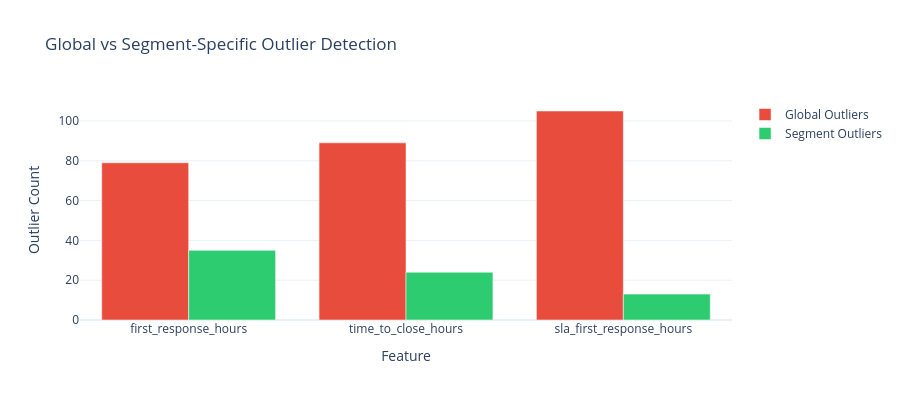

Notebook code for this chart:
### Markdown cell above
## 3.7 Segment-Aware Outlier Analysis

**📖 Why Segment Before Detecting Outliers?**

Global outlier detection can produce **false positives** when data contains natural segments:
- **Retail vs Enterprise customers**: Order values of $5K may be outliers for retail but normal for enterprise
- **New vs Established accounts**: Activity patterns differ dramatically by customer tenure
- **Geographic segments**: Regional price differences can appear as outliers globally

**⚠️ The Risk:**
If you remove "outliers" that are actually valid data from a different segment, you lose critical patterns needed for accurate modeling.

**📊 What This Analysis Does:**
1. Detects natural data segments (using clustering or explicit segment columns)
2. Compares global outliers vs segment-specific outliers
3. Identifies "false outliers" - values flagged globally but normal within their segment
4. Recommends whether segment-specific outlier treatment is beneficial

### Code cell
from customer_retention.stages.profiling import SegmentAwareOutlierAnalyzer

print("=" * 80)
print("SEGMENT-AWARE OUTLIER ANALYSIS")
print("=" * 80)

# Get numeric columns for analysis
numeric_cols = [
    name for name, col in findings.columns.items()
    if col.inferred_type in [ColumnType.NUMERIC_CONTINUOUS, ColumnType.NUMERIC_DISCRETE]
    and name not in TEMPORAL_METADATA_COLS
]

# === CONFIGURATION ===
# Option 1: Specify an explicit segment column if you have one (e.g., customer_type, region)
SEGMENT_COL = None  # e.g., "customer_segment", "account_type"

# Option 2: Load from findings metadata if saved in previous notebook
if SEGMENT_COL is None and "segment_column" in findings.metadata:
    SEGMENT_COL = findings.metadata["segment_column"]
    print(f"Using segment column from findings: {SEGMENT_COL}")

if numeric_cols:
    analyzer = SegmentAwareOutlierAnalyzer(max_segments=5)

    # Run segment-aware analysis
    segment_result = analyzer.analyze(
        df,
        feature_cols=numeric_cols,
        segment_col=SEGMENT_COL,
        target_col=findings.target_column
    )

    print("\n📊 SEGMENTATION RESULTS:")
    print(f"   Segments detected: {segment_result.n_segments}")

    if segment_result.n_segments > 1:
        print("\n📈 GLOBAL VS SEGMENT OUTLIER COMPARISON:")
        print("-" * 60)

        comparison_data = []
        for col in numeric_cols:
            global_outliers = segment_result.global_analysis[col].outliers_detected
            segment_outliers = sum(
                seg[col].outliers_detected
                for seg in segment_result.segment_analysis.values()
                if col in seg
            )
            false_outliers = segment_result.false_outliers.get(col, 0)

            if global_outliers > 0:
                reduction_pct = (global_outliers - segment_outliers) / global_outliers * 100
                false_pct = false_outliers / global_outliers * 100
            else:
                reduction_pct = 0
                false_pct = 0

            comparison_data.append({
                "Feature": col,
                "Global Outliers": global_outliers,
                "Segment Outliers": segment_outliers,
                "False Outliers": false_outliers,
                "Reduction": f"{reduction_pct:.1f}%"
            })

        comparison_df = pd.DataFrame(comparison_data)
        display(comparison_df)

        # Show false outlier analysis
        has_false_outliers = any(segment_result.false_outliers.get(col, 0) > 0 for col in numeric_cols)

        if has_false_outliers:
            print("\n⚠️ FALSE OUTLIERS DETECTED:")
            print("   (Global outliers that are normal within their segment)")
            for col, count in segment_result.false_outliers.items():
                if count > 0:
                    global_count = segment_result.global_analysis[col].outliers_detected
                    pct = count / global_count * 100 if global_count > 0 else 0
                    print(f"   • {col}: {count} false outliers ({pct:.1f}% of global)")

        # Recommendations
        print("\n💡 RECOMMENDATIONS:")
        if segment_result.segmentation_recommended:
            print("   ✅ SEGMENT-SPECIFIC OUTLIER TREATMENT RECOMMENDED")
            for rec in segment_result.recommendations:
                print(f"      • {rec}")

            # Add outlier recommendations for columns with high false outlier rate
            for col, count in segment_result.false_outliers.items():
                if count > 0:
                    global_count = segment_result.global_analysis[col].outliers_detected
                    false_pct = count / global_count * 100 if global_count > 0 else 0
                    if false_pct > 50:  # High false outlier rate
                        registry.add_bronze_outlier(
                            column=col, action="segment_aware_cap",
                            parameters={"method": "segment_iqr", "n_segments": segment_result.n_segments},
                            rationale=f"{false_pct:.0f}% of global outliers are segment-normal",
                            source_notebook="03_quality_assessment"
                        )
        else:
            print("   ℹ️ Global outlier treatment is appropriate for this data")

        # Rationale
        print("\n📋 RATIONALE:")
        for rationale in segment_result.rationale:
            print(f"   • {rationale}")

        # Visualization: Compare outlier counts
        cols_with_diff = [
            row["Feature"] for _, row in comparison_df.iterrows()
            if row["Global Outliers"] > 0 and row["Global Outliers"] != row["Segment Outliers"]
        ]

        if cols_with_diff and len(cols_with_diff) <= 8:
            fig = go.Figure()

            global_counts = [comparison_df[comparison_df["Feature"] == c]["Global Outliers"].values[0] for c in cols_with_diff]
            segment_counts = [comparison_df[comparison_df["Feature"] == c]["Segment Outliers"].values[0] for c in cols_with_diff]

            fig.add_trace(go.Bar(name="Global Outliers", x=cols_with_diff, y=global_counts, marker_color="#e74c3c"))
            fig.add_trace(go.Bar(name="Segment Outliers", x=cols_with_diff, y=segment_counts, marker_color="#2ecc71"))

            fig.update_layout(
                barmode="group",
                title="Global vs Segment-Specific Outlier Detection",
                xaxis_title="Feature",
                yaxis_title="Outlier Count",
                template="plotly_white",
                height=400
            )
            display_figure(fig)
    else:
        print("\n   ℹ️ Data appears homogeneous (single segment)")
        print("   → Proceeding with standard global outlier detection")

    # Store result in findings metadata for use in later notebooks
    findings.metadata["segment_aware_analysis"] = {
        "n_segments": segment_result.n_segments,
        "segmentation_recommended": segment_result.segmentation_recommended,
        "recommendations": segment_result.recommendations
    }
else:
    print("\nNo numeric columns to analyze for outliers.")

### Figure 1 — Plotly figure (JSON) as saved in the notebook; plotly's stock layout.template omitted (floating-point values rounded to 4 significant figures)
{"data": [{"marker": {"color": "#e74c3c"}, "name": "Global Outliers", "type": "bar", "x": ["first_response_hours", "time_to_close_hours", "sla_first_response_hours"], "y": [79, 89, 105]}, {"marker": {"color": "#2ecc71"}, "name": "Segment Outliers", "type": "bar", "x": ["first_response_hours", "time_to_close_hours", "sla_first_response_hours"], "y": [35, 24, 13]}], "layout": {"barmode": "group", "height": 400, "title": {"text": "Global vs Segment-Specific Outlier Detection"}, "xaxis": {"title": {"text": "Feature"}}, "yaxis": {"title": {"text": "Outlier Count"}}}}
